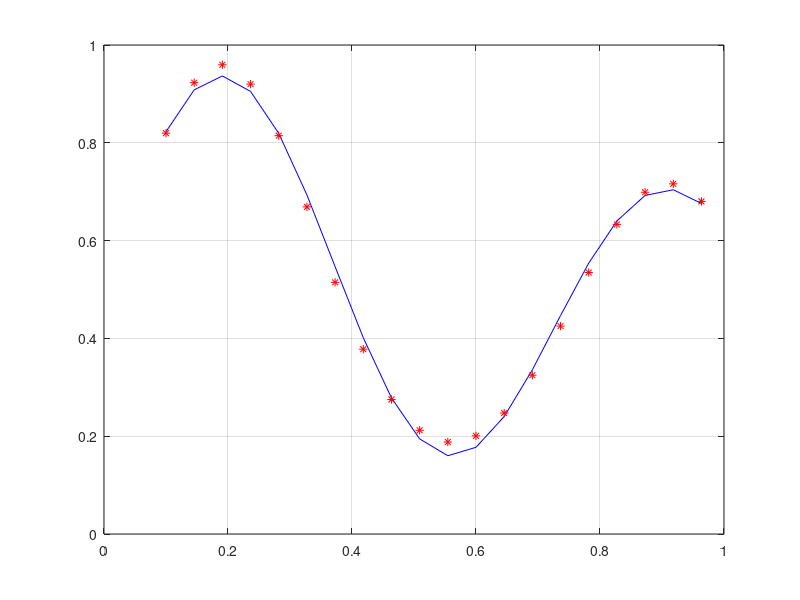

The MATLAB source for this figure:
clear all;
close all;
x = [0.1:1/22:1];
d = (1 + 0.6*sin(2*pi*x/0.7) + 0.3*sin(2*pi*x))/2;
figure(1);
plot (x,d, 'b'); grid on

%iš akies c1, c2, sigma1, sigma2 iš grafiko
%%Pasirinkti spindulio tipo bazinių funkcijų parametrus

c1 = 0.19;
c2 = 0.91;
sigma1 = 0.151;
sigma2 = 0.153;
w0 = rand(1);
w1 = rand(1);
w2 = rand(1);
mokymo_zingsnis = 0.05;

%% Skaičiuojame SBF atsakus
for indx_of_epoch = 1:10000
    for n = 1:length(x)
        Phi_1 = exp(-((x(n) - c1)^2)/(2*sigma1^2));
        Phi_2 = exp(-((x(n) - c2)^2)/(2*sigma2^2));
        %% Skaiciuojame tinklo atsaka
        v = Phi_1*w1 + Phi_2*w2 + w0;
        y = v;
        %% Palyginame atsaka su teisingu atsakymu
        e = d(n) - y  ;
        %% Atnaujinkime rysiu svorius
        w1 = w1 + mokymo_zingsnis*e*Phi_1;
        w2 = w2 + mokymo_zingsnis*e*Phi_2;
        w0 = w0 + mokymo_zingsnis*e;
    end
end


%% Tikrinimas
hold on
    for n = 1:length(x)
        Phi_1 = exp(-((x(n) - c1)^2)/(2*(sigma1)^2));
        Phi_2 = exp(-((x(n) - c2)^2)/(2*(sigma2)^2));
        %% Skaiciuojame tinklo atsaka
        v = Phi_1*w1 + Phi_2*w2 + w0;
%         if v>0
%             y = 1;
%             plot(x1(n), x2(n), 'r*');
%         else
%             y = 0;
%             plot(x1(n), x2(n), 'g+');
%         end

        y = v;
        plot (x(n), y, 'r*');
        %% Palyginame atsaka su teisingu atsakymu
        %e = d(n) - y  ;
        %% Atnaujinkime rysiu svorius
        %w1 = w1 + mokymo_zingsnis*e*x1(n);
        %w2 = w2 + mokymo_zingsnis*e*x2(n);
        %w0 = w0 + mokymo_zingsnis*e;
    end




